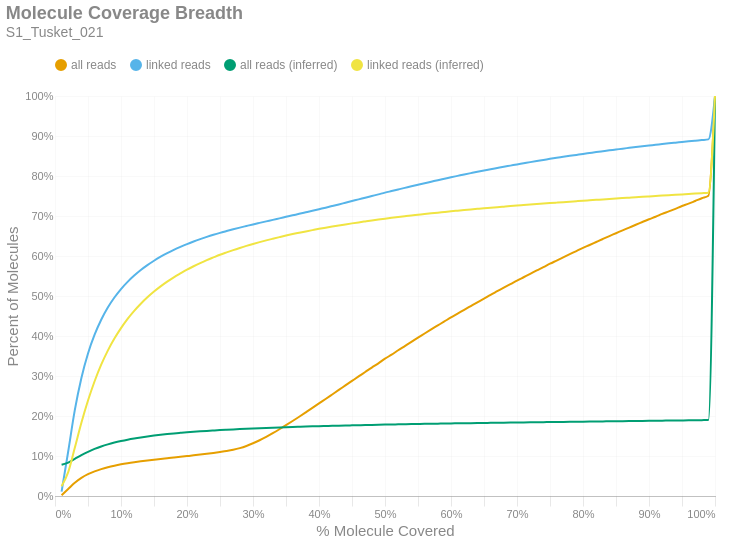

Notebook source saved alongside this figure:
### Markdown cell above
### Molecule Read Coverage
This chart shows molecule coverage breadth as computed by the number of bases aligned to that molecule. In other words, "*how much of each unique long molecule is actually sequenced/aligned?*" Keep in mind there is a distinction between sequences and alignments, since some sequences belonging to a particular molecule may not align well and wouldn't appear in the alignment data. This chart also shows molecule coverage breadth as computed by the *inferred fragment* from which the aligned sequences originate. Unlike read coverage, this calculation takes into account the total insert size, including unsequenced gaps between the forward and reverse reads. Like the previous figures, these are cumulative percents.

### Code cell
if SKIPLR:
    print_html(f"Skipped")
else:
    binned_df = consolidated_hist(valids['coverage_bp'], mask, 0.01, True)
    binned_df_inf = consolidated_hist(valids['coverage_inserts'], mask, 0.01, True)
    binned_df = binned_df.with_columns(pl.lit(binned_df_inf['all reads (cumsum)']).alias('all reads (inferred)'))
    binned_df = binned_df.with_columns(pl.lit(binned_df_inf['linked reads (cumsum)']).alias('linked reads (inferred)'))
    binned_df = binned_df.with_columns(
        (pl.col('bin').cast(pl.Float64) + 0.01).alias('right_edge')
    )

    with SafeRender(binned_df):
        (
            density_plot(binned_df, 'Molecule Coverage Breadth', samplename, 'molcov', ['all reads (inferred)','linked reads (inferred)'])
            .encode(
                #x=alt.X('bin:Q', title="% Molecule Covered").axis(format = '%').scale(padding=0),
                x=alt.X('right_edge:Q', title="% Molecule Covered").axis(format='%').scale(padding=0),
                y=alt.Y('value:Q', title='Percent of Molecules')
                    .axis(format='%')
                    .stack(False)
                    .scale(domainMin=0, padding=0),
                color=alt.Color("key:N").scale(domain = ["all reads", "linked reads", "all reads (inferred)", "linked reads (inferred)"]),
                tooltip = [
                    alt.Tooltip("key:N", title = "Data Type"),
                    alt.Tooltip("range_label:N", title="% Molecule Covered"),
                    alt.Tooltip("value:Q", format = ".2%", title="% Molecules")
                ]
            )
        ).display()

### Figure 1 — Vega-Lite specification as saved in the notebook (floating-point values rounded to 4 significant figures)
{"width": "container", "height": 400, "config": {"title": {"anchor": "start", "dy": -15, "fontSize": 18, "color": "#888888", "subtitleColor": "#888888", "subtitleFontSize": 14}, "arc": {"fill": "#0072B2"}, "axis": {"domainColor": "#888888", "domainWidth": 0.5, "gridWidth": 0.2, "grid": false, "titleFontWeight": 400, "titleFontSize": 15, "labelFontSize": 11, "labelColor": "#888888", "tickColor": "#888888", "tickWidth": 0.2, "titleColor": "#888888"}, "axisBand": {"grid": false}, "axisX": {"grid": true, "tickSize": 10, "domainCap": "round"}, "axisY": {"domain": false, "grid": true, "tickSize": 0, "domainCap": "round"}, "background": "transparent", "header": {"labelFontSize": 15, "labelColor": "#888888", "titleFontSize": 15, "titleFontWeight": 600, "titleColor": "#888888"}, "legend": {"labelFont": "sans-serif", "labelFontSize": 12, "labelColor": "#888888", "symbolSize": 100, "symbolType": "circle", "titleFontSize": 12, "titlePadding": 10, "titleColor": "#888888", "title": null, "orient": "top"}, "range": {"category": ["#E69F00", "#56B4E9", "#009E73", "#F0E442", "#0072B2", "#D55E00", "#CC79A7", "#000000"], "diverging": ["#cfe8f3", "#a2d4ec", "#73bfe2", "#46abdb", "#1696d2", "#12719e"]}, "area": {"fill": "#0072B2", "fillOpacity": 0.7, "line": true, "strokeOpacity": 0.7}, "line": {"color": "#0072B2", "stroke": "#0072B2", "strokeWidth": 2}, "trail": {"color": "#0072B2", "stroke": "#0072B2", "strokeWidth": 0, "size": 1}, "point": {"filled": true, "fillOpacity": 1.0, "size": 95}, "text": {"color": "#888888", "fontSize": 11, "align": "right", "fontWeight": 400, "size": 11}, "bar": {"fill": "#0072B2", "stroke": null}, "view": {"stroke": null, "continuousWidth": 660, "continuousHeight": 400}}, "data": {"name": "data-6cc187225a40299ab1c5a5e305fc0ac1"}, "mark": {"type": "line", "interpolate": "monotone", "point": {"opacity": 0, "size": 275}}, "encoding": {"color": {"field": "key", "scale": {"domain": ["all reads", "linked reads", "all reads (inferred)", "linked reads (inferred)"]}, "type": "nominal"}, "tooltip": [{"field": "key", "title": "Data Type", "type": "nominal"}, {"field": "range_label", "title": "% Molecule Covered", "type": "nominal"}, {"field": "value", "format": ".2%", "title": "% Molecules", "type": "quantitative"}], "x": {"axis": {"format": "%"}, "field": "right_edge", "scale": {"padding": 0}, "title": "% Molecule Covered", "type": "quantitative"}, "y": {"axis": {"format": "%"}, "field": "value", "scale": {"domainMin": 0, "padding": 0}, "stack": false, "title": "Percent of Molecules", "type": "quantitative"}}, "params": [{"name": "param_c36ac31b6afebe62", "select": {"type": "point", "fields": ["key"]}, "bind": "legend"}], "title": {"text": "Molecule Coverage Breadth", "subtitle": "S1_Tusket_021"}, "transform": [{"fold": ["all reads (cumsum)", "linked reads (cumsum)", "all reads (inferred)", "linked reads (inferred)"]}, {"calculate": "replace(datum.key, ' (cumsum)', '')", "as": "key"}, {"filter": {"param": "param_c36ac31b6afebe62"}}], "usermeta": {"embedOptions": {"downloadFileName": "S1_Tusket_021.molcov"}}, "$schema": "https://vega.github.io/schema/vega-lite/v6.1.0.json", "datasets": {"data-6cc187225a40299ab1c5a5e305fc0ac1": [{"bin": "0.0", "interval": "0.0-0.01", "all reads": 0.001923, "linked reads": 0.0108, "all reads (cumsum)": 0.001923, "linked reads (cumsum)": 0.0108, "range_label": "0.0-0.01", "all reads (inferred)": 0.07791, "linked reads (inferred)": 0.02461, "right_edge": 0.01}, {"bin": "0.01", "interval": "0.01-0.02", "all reads": 0.01538, "linked reads": 0.1005, "all reads (cumsum)": 0.0173, "linked reads (cumsum)": 0.1113, "range_label": "0.01-0.02", "all reads (inferred)": 0.0835, "linked reads (inferred)": 0.0598, "right_edge": 0.02}, {"bin": "0.02", "interval": "0.02-0.03", "all reads": 0.01563, "linked reads": 0.1034, "all reads (cumsum)": 0.03293, "linked reads (cumsum)": 0.2147, "range_label": "0.02-0.03", "all reads (inferred)": 0.09271, "linked reads (inferred)": 0.1205, "right_edge": 0.03}, {"bin": "0.03", "interval": "0.03-0.04", "all reads": 0.01222, "linked reads": 0.08052, "all reads (cumsum)": 0.04516, "linked reads (cumsum)": 0.2952, "range_label": "0.03-0.04", "all reads (inferred)": 0.1021, "linked reads (inferred)": 0.183, "right_edge": 0.04}, {"bin": "0.04", "interval": "0.04-0.05", "all reads": 0.009274, "linked reads": 0.06118, "all reads (cumsum)": 0.05443, "linked reads (cumsum)": 0.3564, "range_label": "0.04-0.05", "all reads (inferred)": 0.1104, "linked reads (inferred)": 0.2386, "right_edge": 0.05}, {"bin": "0.05", "interval": "0.05-0.06", "all reads": 0.007162, "linked reads": 0.0469, "all reads (cumsum)": 0.06159, "linked reads (cumsum)": 0.4033, "range_label": "0.05-0.06", "all reads (inferred)": 0.1176, "linked reads (inferred)": 0.2869, "right_edge": 0.06}, {"bin": "0.06", "interval": "0.06-0.07", "all reads": 0.005707, "linked reads": 0.03739, "all reads (cumsum)": 0.0673, "linked reads (cumsum)": 0.4406, "range_label": "0.06-0.07", "all reads (inferred)": 0.1238, "linked reads (inferred)": 0.3282, "right_edge": 0.07}, {"bin": "0.07", "interval": "0.07-0.08", "all reads": 0.004665, "linked reads": 0.0305, "all reads (cumsum)": 0.07197, "linked reads (cumsum)": 0.4711, "range_label": "0.07-0.08", "all reads (inferred)": 0.1291, "linked reads (inferred)": 0.3635, "right_edge": 0.08}, {"bin": "0.08", "interval": "0.08-0.09", "all reads": 0.003856, "linked reads": 0.025, "all reads (cumsum)": 0.07582, "linked reads (cumsum)": 0.4961, "range_label": "0.08-0.09", "all reads (inferred)": 0.1335, "linked reads (inferred)": 0.3936, "right_edge": 0.09}, {"bin": "0.09", "interval": "0.09-0.1", "all reads": 0.003316, "linked reads": 0.02129, "all reads (cumsum)": 0.07914, "linked reads (cumsum)": 0.5174, "range_label": "0.09-0.1", "all reads (inferred)": 0.1374, "linked reads (inferred)": 0.4197, "right_edge": 0.1}, {"bin": "0.1", "interval": "0.1-0.11", "all reads": 0.002828, "linked reads": 0.01795, "all reads (cumsum)": 0.08197, "linked reads (cumsum)": 0.5354, "range_label": "0.1-0.11", "all reads (inferred)": 0.1409, "linked reads (inferred)": 0.4428, "right_edge": 0.11}, {"bin": "0.11", "interval": "0.11-0.12", "all reads": 0.002493, "linked reads": 0.01565, "all reads (cumsum)": 0.08446, "linked reads (cumsum)": 0.551, "range_label": "0.11-0.12", "all reads (inferred)": 0.1439, "linked reads (inferred)": 0.4629, "right_edge": 0.12}, {"bin": "0.12", "interval": "0.12-0.13", "all reads": 0.002268, "linked reads": 0.01396, "all reads (cumsum)": 0.08673, "linked reads (cumsum)": 0.565, "range_label": "0.12-0.13", "all reads (inferred)": 0.1465, "linked reads (inferred)": 0.4807, "right_edge": 0.13}, {"bin": "0.13", "interval": "0.13-0.14", "all reads": 0.002025, "linked reads": 0.01218, "all reads (cumsum)": 0.08875, "linked reads (cumsum)": 0.5772, "range_label": "0.13-0.14", "all reads (inferred)": 0.1489, "linked reads (inferred)": 0.4967, "right_edge": 0.14}, {"bin": "0.14", "interval": "0.14-0.15", "all reads": 0.001899, "linked reads": 0.01101, "all reads (cumsum)": 0.09065, "linked reads (cumsum)": 0.5882, "range_label": "0.14-0.15", "all reads (inferred)": 0.1511, "linked reads (inferred)": 0.5112, "right_edge": 0.15}, {"bin": "0.15", "interval": "0.15-0.16", "all reads": 0.00182, "linked reads": 0.009965, "all reads (cumsum)": 0.09247, "linked reads (cumsum)": 0.5982, "range_label": "0.15-0.16", "all reads (inferred)": 0.153, "linked reads (inferred)": 0.5241, "right_edge": 0.16}, {"bin": "0.16", "interval": "0.16-0.17", "all reads": 0.001775, "linked reads": 0.009008, "all reads (cumsum)": 0.09425, "linked reads (cumsum)": 0.6072, "range_label": "0.16-0.17", "all reads (inferred)": 0.1547, "linked reads (inferred)": 0.5358, "right_edge": 0.17}, {"bin": "0.17", "interval": "0.17-0.18", "all reads": 0.001781, "linked reads": 0.008187, "all reads (cumsum)": 0.09603, "linked reads (cumsum)": 0.6153, "range_label": "0.17-0.18", "all reads (inferred)": 0.1564, "linked reads (inferred)": 0.5467, "right_edge": 0.18}, {"bin": "0.18", "interval": "0.18-0.19", "all reads": 0.001813, "linked reads": 0.007497, "all reads (cumsum)": 0.09784, "linked reads (cumsum)": 0.6228, "range_label": "0.18-0.19", "all reads (inferred)": 0.1578, "linked reads (inferred)": 0.5565, "right_edge": 0.19}, {"bin": "0.19", "interval": "0.19-0.2", "all reads": 0.001881, "linked reads": 0.006966, "all reads (cumsum)": 0.09972, "linked reads (cumsum)": 0.6298, "range_label": "0.19-0.2", "all reads (inferred)": 0.1592, "linked reads (inferred)": 0.5659, "right_edge": 0.2}, {"bin": "0.2", "interval": "0.2-0.21", "all reads": 0.001888, "linked reads": 0.006338, "all reads (cumsum)": 0.1016, "linked reads (cumsum)": 0.6361, "range_label": "0.2-0.21", "all reads (inferred)": 0.1605, "linked reads (inferred)": 0.5744, "right_edge": 0.21}, {"bin": "0.21", "interval": "0.21-0.22", "all reads": 0.001963, "linked reads": 0.005945, "all reads (cumsum)": 0.1036, "linked reads (cumsum)": 0.6421, "range_label": "0.21-0.22", "all reads (inferred)": 0.1617, "linked reads (inferred)": 0.5823, "right_edge": 0.22}, {"bin": "0.22", "interval": "0.22-0.23", "all reads": 0.002069, "linked reads": 0.005674, "all reads (cumsum)": 0.1056, "linked reads (cumsum)": 0.6478, "range_label": "0.22-0.23", "all reads (inferred)": 0.1628, "linked reads (inferred)": 0.5897, "right_edge": 0.23}, {"bin": "0.23", "interval": "0.23-0.24", "all reads": 0.00215, "linked reads": 0.005263, "all reads (cumsum)": 0.1078, "linked reads (cumsum)": 0.653, "range_label": "0.23-0.24", "all reads (inferred)": 0.1638, "linked reads (inferred)": 0.5964, "right_edge": 0.24}, {"bin": "0.24", "interval": "0.24-0.25", "all reads": 0.002285, "linked reads": 0.004857, "all reads (cumsum)": 0.1101, "linked reads (cumsum)": 0.6579, "range_label": "0.24-0.25", "all reads (inferred)": 0.1648, "linked reads (inferred)": 0.603, "right_edge": 0.25}, {"bin": "0.25", "interval": "0.25-0.26", "all reads": 0.002444, "linked reads": 0.004487, "all reads (cumsum)": 0.1125, "linked reads (cumsum)": 0.6624, "range_label": "0.25-0.26", "all reads (inferred)": 0.1657, "linked reads (inferred)": 0.609, "right_edge": 0.26}, {"bin": "0.26", "interval": "0.26-0.27", "all reads": 0.003016, "linked reads": 0.004392, "all reads (cumsum)": 0.1155, "linked reads (cumsum)": 0.6668, "range_label": "0.26-0.27", "all reads (inferred)": 0.1665, "linked reads (inferred)": 0.6148, "right_edge": 0.27}, {"bin": "0.27", "interval": "0.27-0.28", "all reads": 0.004137, "linked reads": 0.004219, "all reads (cumsum)": 0.1197, "linked reads (cumsum)": 0.671, "range_label": "0.27-0.28", "all reads (inferred)": 0.1674, "linked reads (inferred)": 0.6202, "right_edge": 0.28}, {"bin": "0.28", "interval": "0.28-0.29", "all reads": 0.005454, "linked reads": 0.004017, "all reads (cumsum)": 0.1251, "linked reads (cumsum)": 0.675, "range_label": "0.28-0.29", "all reads (inferred)": 0.1681, "linked reads (inferred)": 0.6253, "right_edge": 0.29}, {"bin": "0.29", "interval": "0.29-0.3", "all reads": 0.006739, "linked reads": 0.003974, "all reads (cumsum)": 0.1319, "linked reads (cumsum)": 0.679, "range_label": "0.29-0.3", "all reads (inferred)": 0.1689, "linked reads (inferred)": 0.6302, "right_edge": 0.3}, {"bin": "0.3", "interval": "0.3-0.31", "all reads": 0.007563, "linked reads": 0.003805, "all reads (cumsum)": 0.1394, "linked reads (cumsum)": 0.6828, "range_label": "0.3-0.31", "all reads (inferred)": 0.1695, "linked reads (inferred)": 0.6347, "right_edge": 0.31}, {"bin": "0.31", "interval": "0.31-0.32", "all reads": 0.008504, "linked reads": 0.003774, "all reads (cumsum)": 0.1479, "linked reads (cumsum)": 0.6866, "range_label": "0.31-0.32", "all reads (inferred)": 0.1702, "linked reads (inferred)": 0.6391, "right_edge": 0.32}, {"bin": "0.32", "interval": "0.32-0.33", "all reads": 0.009268, "linked reads": 0.003739, "all reads (cumsum)": 0.1572, "linked reads (cumsum)": 0.6903, "range_label": "0.32-0.33", "all reads (inferred)": 0.1708, "linked reads (inferred)": 0.6432, "right_edge": 0.33}, {"bin": "0.33", "interval": "0.33-0.34", "all reads": 0.009665, "linked reads": 0.0038, "all reads (cumsum)": 0.1669, "linked reads (cumsum)": 0.6941, "range_label": "0.33-0.34", "all reads (inferred)": 0.1714, "linked reads (inferred)": 0.6472, "right_edge": 0.34}, {"bin": "0.34", "interval": "0.34-0.35", "all reads": 0.01012, "linked reads": 0.003786, "all reads (cumsum)": 0.177, "linked reads (cumsum)": 0.6979, "range_label": "0.34-0.35", "all reads (inferred)": 0.172, "linked reads (inferred)": 0.6511, "right_edge": 0.35}, {"bin": "0.35", "interval": "0.35-0.36", "all reads": 0.01047, "linked reads": 0.003792, "all reads (cumsum)": 0.1875, "linked reads (cumsum)": 0.7017, "range_label": "0.35-0.36", "all reads (inferred)": 0.1726, "linked reads (inferred)": 0.6548, "right_edge": 0.36}, {"bin": "0.36", "interval": "0.36-0.37", "all reads": 0.01073, "linked reads": 0.003724, "all reads (cumsum)": 0.1982, "linked reads (cumsum)": 0.7054, "range_label": "0.36-0.37", "all reads (inferred)": 0.1731, "linked reads (inferred)": 0.6581, "right_edge": 0.37}, {"bin": "0.37", "interval": "0.37-0.38", "all reads": 0.01094, "linked reads": 0.003841, "all reads (cumsum)": 0.2091, "linked reads (cumsum)": 0.7092, "range_label": "0.37-0.38", "all reads (inferred)": 0.1736, "linked reads (inferred)": 0.6615, "right_edge": 0.38}, {"bin": "0.38", "interval": "0.38-0.39", "all reads": 0.01103, "linked reads": 0.003856, "all reads (cumsum)": 0.2202, "linked reads (cumsum)": 0.7131, "range_label": "0.38-0.39", "all reads (inferred)": 0.1741, "linked reads (inferred)": 0.6647, "right_edge": 0.39}, {"bin": "0.39", "interval": "0.39-0.4", "all reads": 0.01136, "linked reads": 0.003916, "all reads (cumsum)": 0.2315, "linked reads (cumsum)": 0.717, "range_label": "0.39-0.4", "all reads (inferred)": 0.1746, "linked reads (inferred)": 0.6679, "right_edge": 0.4}, {"bin": "0.4", "interval": "0.4-0.41", "all reads": 0.01103, "linked reads": 0.003859, "all reads (cumsum)": 0.2425, "linked reads (cumsum)": 0.7209, "range_label": "0.4-0.41", "all reads (inferred)": 0.175, "linked reads (inferred)": 0.6708, "right_edge": 0.41}, {"bin": "0.41", "interval": "0.41-0.42", "all reads": 0.0113, "linked reads": 0.004029, "all reads (cumsum)": 0.2538, "linked reads (cumsum)": 0.7249, "range_label": "0.41-0.42", "all reads (inferred)": 0.1755, "linked reads (inferred)": 0.6736, "right_edge": 0.42}, {"bin": "0.42", "interval": "0.42-0.43", "all reads": 0.01136, "linked reads": 0.004081, "all reads (cumsum)": 0.2652, "linked reads (cumsum)": 0.729, "range_label": "0.42-0.43", "all reads (inferred)": 0.1759, "linked reads (inferred)": 0.6763, "right_edge": 0.43}, {"bin": "0.43", "interval": "0.43-0.44", "all reads": 0.01123, "linked reads": 0.004193, "all reads (cumsum)": 0.2764, "linked reads (cumsum)": 0.7332, "range_label": "0.43-0.44", "all reads (inferred)": 0.1763, "linked reads (inferred)": 0.679, "right_edge": 0.44}, {"bin": "0.44", "interval": "0.44-0.45", "all reads": 0.01126, "linked reads": 0.004179, "all reads (cumsum)": 0.2877, "linked reads (cumsum)": 0.7373, "range_label": "0.44-0.45", "all reads (inferred)": 0.1767, "linked reads (inferred)": 0.6815, "right_edge": 0.45}, {"bin": "0.45", "interval": "0.45-0.46", "all reads": 0.01126, "linked reads": 0.004221, "all reads (cumsum)": 0.2989, "linked reads (cumsum)": 0.7416, "range_label": "0.45-0.46", "all reads (inferred)": 0.1771, "linked reads (inferred)": 0.684, "right_edge": 0.46}, {"bin": "0.46", "interval": "0.46-0.47", "all reads": 0.01099, "linked reads": 0.004116, "all reads (cumsum)": 0.3099, "linked reads (cumsum)": 0.7457, "range_label": "0.46-0.47", "all reads (inferred)": 0.1774, "linked reads (inferred)": 0.6864, "right_edge": 0.47}, {"bin": "0.47", "interval": "0.47-0.48", "all reads": 0.01116, "linked reads": 0.004215, "all reads (cumsum)": 0.3211, "linked reads (cumsum)": 0.7499, "range_label": "0.47-0.48", "all reads (inferred)": 0.1778, "linked reads (inferred)": 0.6888, "right_edge": 0.48}, {"bin": "0.48", "interval": "0.48-0.49", "all reads": 0.01059, "linked reads": 0.00419, "all reads (cumsum)": 0.3317, "linked reads (cumsum)": 0.7541, "range_label": "0.48-0.49", "all reads (inferred)": 0.1782, "linked reads (inferred)": 0.6911, "right_edge": 0.49}, {"bin": "0.49", "interval": "0.49-0.5", "all reads": 0.0117, "linked reads": 0.004292, "all reads (cumsum)": 0.3434, "linked reads (cumsum)": 0.7584, "range_label": "0.49-0.5", "all reads (inferred)": 0.1785, "linked reads (inferred)": 0.6933, "right_edge": 0.5}, {"bin": "0.5", "interval": "0.5-0.51", "all reads": 0.009934, "linked reads": 0.003948, "all reads (cumsum)": 0.3533, "linked reads (cumsum)": 0.7623, "range_label": "0.5-0.51", "all reads (inferred)": 0.1788, "linked reads (inferred)": 0.6954, "right_edge": 0.51}, {"bin": "0.51", "interval": "0.51-0.52", "all reads": 0.01106, "linked reads": 0.00396, "all reads (cumsum)": 0.3644, "linked reads (cumsum)": 0.7663, "range_label": "0.51-0.52", "all reads (inferred)": 0.1791, "linked reads (inferred)": 0.6974, "right_edge": 0.52}, {"bin": "0.52", "interval": "0.52-0.53", "all reads": 0.0105, "linked reads": 0.00397, "all reads (cumsum)": 0.3749, "linked reads (cumsum)": 0.7703, "range_label": "0.52-0.53", "all reads (inferred)": 0.1794, "linked reads (inferred)": 0.6994, "right_edge": 0.53}, {"bin": "0.53", "interval": "0.53-0.54", "all reads": 0.01056, "linked reads": 0.004008, "all reads (cumsum)": 0.3855, "linked reads (cumsum)": 0.7743, "range_label": "0.53-0.54", "all reads (inferred)": 0.1798, "linked reads (inferred)": 0.7014, "right_edge": 0.54}, {"bin": "0.54", "interval": "0.54-0.55", "all reads": 0.01028, "linked reads": 0.003858, "all reads (cumsum)": 0.3957, "linked reads (cumsum)": 0.7781, "range_label": "0.54-0.55", "all reads (inferred)": 0.18, "linked reads (inferred)": 0.7032, "right_edge": 0.55}, {"bin": "0.55", "interval": "0.55-0.56", "all reads": 0.0105, "linked reads": 0.003856, "all reads (cumsum)": 0.4062, "linked reads (cumsum)": 0.782, "range_label": "0.55-0.56", "all reads (inferred)": 0.1803, "linked reads (inferred)": 0.7051, "right_edge": 0.56}, {"bin": "0.56", "interval": "0.56-0.57", "all reads": 0.01027, "linked reads": 0.003778, "all reads (cumsum)": 0.4165, "linked reads (cumsum)": 0.7858, "range_label": "0.56-0.57", "all reads (inferred)": 0.1806, "linked reads (inferred)": 0.7068, "right_edge": 0.57}, {"bin": "0.57", "interval": "0.57-0.58", "all reads": 0.009938, "linked reads": 0.003841, "all reads (cumsum)": 0.4264, "linked reads (cumsum)": 0.7896, "range_label": "0.57-0.58", "all reads (inferred)": 0.1809, "linked reads (inferred)": 0.7084, "right_edge": 0.58}, {"bin": "0.58", "interval": "0.58-0.59", "all reads": 0.009935, "linked reads": 0.003611, "all reads (cumsum)": 0.4364, "linked reads (cumsum)": 0.7932, "range_label": "0.58-0.59", "all reads (inferred)": 0.1812, "linked reads (inferred)": 0.7102, "right_edge": 0.59}, {"bin": "0.59", "interval": "0.59-0.6", "all reads": 0.009981, "linked reads": 0.003625, "all reads (cumsum)": 0.4464, "linked reads (cumsum)": 0.7968, "range_label": "0.59-0.6", "all reads (inferred)": 0.1814, "linked reads (inferred)": 0.7118, "right_edge": 0.6}, {"bin": "0.6", "interval": "0.6-0.61", "all reads": 0.009398, "linked reads": 0.00347, "all reads (cumsum)": 0.4558, "linked reads (cumsum)": 0.8003, "range_label": "0.6-0.61", "all reads (inferred)": 0.1817, "linked reads (inferred)": 0.7134, "right_edge": 0.61}, {"bin": "0.61", "interval": "0.61-0.62", "all reads": 0.009733, "linked reads": 0.003482, "all reads (cumsum)": 0.4655, "linked reads (cumsum)": 0.8038, "range_label": "0.61-0.62", "all reads (inferred)": 0.1819, "linked reads (inferred)": 0.7149, "right_edge": 0.62}, {"bin": "0.62", "interval": "0.62-0.63", "all reads": 0.009419, "linked reads": 0.003403, "all reads (cumsum)": 0.4749, "linked reads (cumsum)": 0.8072, "range_label": "0.62-0.63", "all reads (inferred)": 0.1822, "linked reads (inferred)": 0.7164, "right_edge": 0.63}, {"bin": "0.63", "interval": "0.63-0.64", "all reads": 0.0094, "linked reads": 0.003355, "all reads (cumsum)": 0.4843, "linked reads (cumsum)": 0.8106, "range_label": "0.63-0.64", "all reads (inferred)": 0.1824, "linked reads (inferred)": 0.7179, "right_edge": 0.64}, {"bin": "0.64", "interval": "0.64-0.65", "all reads": 0.009153, "linked reads": 0.003149, "all reads (cumsum)": 0.4935, "linked reads (cumsum)": 0.8137, "range_label": "0.64-0.65", "all reads (inferred)": 0.1826, "linked reads (inferred)": 0.7193, "right_edge": 0.65}, {"bin": "0.65", "interval": "0.65-0.66", "all reads": 0.009491, "linked reads": 0.0032, "all reads (cumsum)": 0.503, "linked reads (cumsum)": 0.8169, "range_label": "0.65-0.66", "all reads (inferred)": 0.1829, "linked reads (inferred)": 0.7207, "right_edge": 0.66}, {"bin": "0.66", "interval": "0.66-0.67", "all reads": 0.00896, "linked reads": 0.003066, "all reads (cumsum)": 0.5119, "linked reads (cumsum)": 0.82, "range_label": "0.66-0.67", "all reads (inferred)": 0.1831, "linked reads (inferred)": 0.7221, "right_edge": 0.67}, {"bin": "0.67", "interval": "0.67-0.68", "all reads": 0.009018, "linked reads": 0.00308, "all reads (cumsum)": 0.5209, "linked reads (cumsum)": 0.823, "range_label": "0.67-0.68", "all reads (inferred)": 0.1833, "linked reads (inferred)": 0.7234, "right_edge": 0.68}, {"bin": "0.68", "interval": "0.68-0.69", "all reads": 0.008667, "linked reads": 0.002928, "all reads (cumsum)": 0.5296, "linked reads (cumsum)": 0.826, "range_label": "0.68-0.69", "all reads (inferred)": 0.1835, "linked reads (inferred)": 0.7247, "right_edge": 0.69}, {"bin": "0.69", "interval": "0.69-0.7", "all reads": 0.008832, "linked reads": 0.002974, "all reads (cumsum)": 0.5384, "linked reads (cumsum)": 0.8289, "range_label": "0.69-0.7", "all reads (inferred)": 0.1838, "linked reads (inferred)": 0.726, "right_edge": 0.7}, {"bin": "0.7", "interval": "0.7-0.71", "all reads": 0.00847, "linked reads": 0.002852, "all reads (cumsum)": 0.5469, "linked reads (cumsum)": 0.8318, "range_label": "0.7-0.71", "all reads (inferred)": 0.184, "linked reads (inferred)": 0.7272, "right_edge": 0.71}, {"bin": "0.71", "interval": "0.71-0.72", "all reads": 0.008449, "linked reads": 0.002913, "all reads (cumsum)": 0.5554, "linked reads (cumsum)": 0.8347, "range_label": "0.71-0.72", "all reads (inferred)": 0.1842, "linked reads (inferred)": 0.7285, "right_edge": 0.72}, {"bin": "0.72", "interval": "0.72-0.73", "all reads": 0.008546, "linked reads": 0.002765, "all reads (cumsum)": 0.5639, "linked reads (cumsum)": 0.8375, "range_label": "0.72-0.73", "all reads (inferred)": 0.1844, "linked reads (inferred)": 0.7298, "right_edge": 0.73}, {"bin": "0.73", "interval": "0.73-0.74", "all reads": 0.008222, "linked reads": 0.00265, "all reads (cumsum)": 0.5721, "linked reads (cumsum)": 0.8401, "range_label": "0.73-0.74", "all reads (inferred)": 0.1846, "linked reads (inferred)": 0.731, "right_edge": 0.74}, {"bin": "0.74", "interval": "0.74-0.75", "all reads": 0.008622, "linked reads": 0.002811, "all reads (cumsum)": 0.5807, "linked reads (cumsum)": 0.8429, "range_label": "0.74-0.75", "all reads (inferred)": 0.1848, "linked reads (inferred)": 0.7322, "right_edge": 0.75}, {"bin": "0.75", "interval": "0.75-0.76", "all reads": 0.007873, "linked reads": 0.002548, "all reads (cumsum)": 0.5886, "linked reads (cumsum)": 0.8455, "range_label": "0.75-0.76", "all reads (inferred)": 0.1851, "linked reads (inferred)": 0.7334, "right_edge": 0.76}, {"bin": "0.76", "interval": "0.76-0.77", "all reads": 0.007984, "linked reads": 0.002408, "all reads (cumsum)": 0.5966, "linked reads (cumsum)": 0.8479, "range_label": "0.76-0.77", "all reads (inferred)": 0.1853, "linked reads (inferred)": 0.7346, "right_edge": 0.77}, {"bin": "0.77", "interval": "0.77-0.78", "all reads": 0.007965, "linked reads": 0.002468, "all reads (cumsum)": 0.6046, "linked reads (cumsum)": 0.8504, "range_label": "0.77-0.78", "all reads (inferred)": 0.1855, "linked reads (inferred)": 0.7358, "right_edge": 0.78}, {"bin": "0.78", "interval": "0.78-0.79", "all reads": 0.007748, "linked reads": 0.002404, "all reads (cumsum)": 0.6123, "linked reads (cumsum)": 0.8528, "range_label": "0.78-0.79", "all reads (inferred)": 0.1857, "linked reads (inferred)": 0.737, "right_edge": 0.79}, {"bin": "0.79", "interval": "0.79-0.8", "all reads": 0.008049, "linked reads": 0.002416, "all reads (cumsum)": 0.6204, "linked reads (cumsum)": 0.8552, "range_label": "0.79-0.8", "all reads (inferred)": 0.1859, "linked reads (inferred)": 0.7382, "right_edge": 0.8}, {"bin": "0.8", "interval": "0.8-0.81", "all reads": 0.007227, "linked reads": 0.002268, "all reads (cumsum)": 0.6276, "linked reads (cumsum)": 0.8575, "range_label": "0.8-0.81", "all reads (inferred)": 0.1861, "linked reads (inferred)": 0.7393, "right_edge": 0.81}, {"bin": "0.81", "interval": "0.81-0.82", "all reads": 0.007484, "linked reads": 0.002273, "all reads (cumsum)": 0.6351, "linked reads (cumsum)": 0.8597, "range_label": "0.81-0.82", "all reads (inferred)": 0.1863, "linked reads (inferred)": 0.7404, "right_edge": 0.82}, {"bin": "0.82", "interval": "0.82-0.83", "all reads": 0.007452, "linked reads": 0.002205, "all reads (cumsum)": 0.6425, "linked reads (cumsum)": 0.8619, "range_label": "0.82-0.83", "all reads (inferred)": 0.1865, "linked reads (inferred)": 0.7415, "right_edge": 0.83}, {"bin": "0.83", "interval": "0.83-0.84", "all reads": 0.007326, "linked reads": 0.002191, "all reads (cumsum)": 0.6499, "linked reads (cumsum)": 0.8641, "range_label": "0.83-0.84", "all reads (inferred)": 0.1867, "linked reads (inferred)": 0.7427, "right_edge": 0.84}, {"bin": "0.84", "interval": "0.84-0.85", "all reads": 0.007068, "linked reads": 0.002076, "all reads (cumsum)": 0.6569, "linked reads (cumsum)": 0.8662, "range_label": "0.84-0.85", "all reads (inferred)": 0.1869, "linked reads (inferred)": 0.7438, "right_edge": 0.85}, {"bin": "0.85", "interval": "0.85-0.86", "all reads": 0.007178, "linked reads": 0.002179, "all reads (cumsum)": 0.6641, "linked reads (cumsum)": 0.8684, "range_label": "0.85-0.86", "all reads (inferred)": 0.1871, "linked reads (inferred)": 0.7448, "right_edge": 0.86}, {"bin": "0.86", "interval": "0.86-0.87", "all reads": 0.006957, "linked reads": 0.002022, "all reads (cumsum)": 0.6711, "linked reads (cumsum)": 0.8704, "range_label": "0.86-0.87", "all reads (inferred)": 0.1873, "linked reads (inferred)": 0.7459, "right_edge": 0.87}, {"bin": "0.87", "interval": "0.87-0.88", "all reads": 0.007001, "linked reads": 0.002033, "all reads (cumsum)": 0.6781, "linked reads (cumsum)": 0.8724, "range_label": "0.87-0.88", "all reads (inferred)": 0.1875, "linked reads (inferred)": 0.7469, "right_edge": 0.88}, {"bin": "0.88", "interval": "0.88-0.89", "all reads": 0.006828, "linked reads": 0.00192, "all reads (cumsum)": 0.6849, "linked reads (cumsum)": 0.8744, "range_label": "0.88-0.89", "all reads (inferred)": 0.1877, "linked reads (inferred)": 0.748, "right_edge": 0.89}, {"bin": "0.89", "interval": "0.89-0.9", "all reads": 0.00688, "linked reads": 0.001858, "all reads (cumsum)": 0.6918, "linked reads (cumsum)": 0.8762, "range_label": "0.89-0.9", "all reads (inferred)": 0.1879, "linked reads (inferred)": 0.749, "right_edge": 0.9}, {"bin": "0.9", "interval": "0.9-0.91", "all reads": 0.006399, "linked reads": 0.001793, "all reads (cumsum)": 0.6982, "linked reads (cumsum)": 0.878, "range_label": "0.9-0.91", "all reads (inferred)": 0.1881, "linked reads (inferred)": 0.75, "right_edge": 0.91}, {"bin": "0.91", "interval": "0.91-0.92", "all reads": 0.007129, "linked reads": 0.001878, "all reads (cumsum)": 0.7053, "linked reads (cumsum)": 0.8799, "range_label": "0.91-0.92", "all reads (inferred)": 0.1883, "linked reads (inferred)": 0.7511, "right_edge": 0.92}, {"bin": "0.92", "interval": "0.92-0.93", "all reads": 0.006117, "linked reads": 0.001763, "all reads (cumsum)": 0.7114, "linked reads (cumsum)": 0.8816, "range_label": "0.92-0.93", "all reads (inferred)": 0.1885, "linked reads (inferred)": 0.752, "right_edge": 0.93}, {"bin": "0.93", "interval": "0.93-0.94", "all reads": 0.006573, "linked reads": 0.001705, "all reads (cumsum)": 0.718, "linked reads (cumsum)": 0.8834, "range_label": "0.93-0.94", "all reads (inferred)": 0.1887, "linked reads (inferred)": 0.753, "right_edge": 0.94}, {"bin": "0.94", "interval": "0.94-0.95", "all reads": 0.007055, "linked reads": 0.001691, "all reads (cumsum)": 0.725, "linked reads (cumsum)": 0.885, "range_label": "0.94-0.95", "all reads (inferred)": 0.189, "linked reads (inferred)": 0.754, "right_edge": 0.95}, {"bin": "0.95", "interval": "0.95-0.96", "all reads": 0.005766, "linked reads": 0.001694, "all reads (cumsum)": 0.7308, "linked reads (cumsum)": 0.8867, "range_label": "0.95-0.96", "all reads (inferred)": 0.1892, "linked reads (inferred)": 0.755, "right_edge": 0.96}, {"bin": "0.96", "interval": "0.96-0.97", "all reads": 0.006752, "linked reads": 0.001584, "all reads (cumsum)": 0.7376, "linked reads (cumsum)": 0.8883, "range_label": "0.96-0.97", "all reads (inferred)": 0.1894, "linked reads (inferred)": 0.756, "right_edge": 0.97}, {"bin": "0.97", "interval": "0.97-0.98", "all reads": 0.006842, "linked reads": 0.001541, "all reads (cumsum)": 0.7444, "linked reads (cumsum)": 0.8899, "range_label": "0.97-0.98", "all reads (inferred)": 0.1897, "linked reads (inferred)": 0.7571, "right_edge": 0.98}, {"bin": "0.98", "interval": "0.98-0.99", "all reads": 0.006352, "linked reads": 0.001661, "all reads (cumsum)": 0.7508, "linked reads (cumsum)": 0.8915, "range_label": "0.98-0.99", "all reads (inferred)": 0.19, "linked reads (inferred)": 0.7584, "right_edge": 0.99}, {"bin": "0.99", "interval": "0.99-1.0", "all reads": 0.2492, "linked reads": 0.1085, "all reads (cumsum)": 1.0, "linked reads (cumsum)": 1.0, "range_label": "0.99-1.0", "all reads (inferred)": 1.0, "linked reads (inferred)": 1.0, "right_edge": 1.0}]}}
